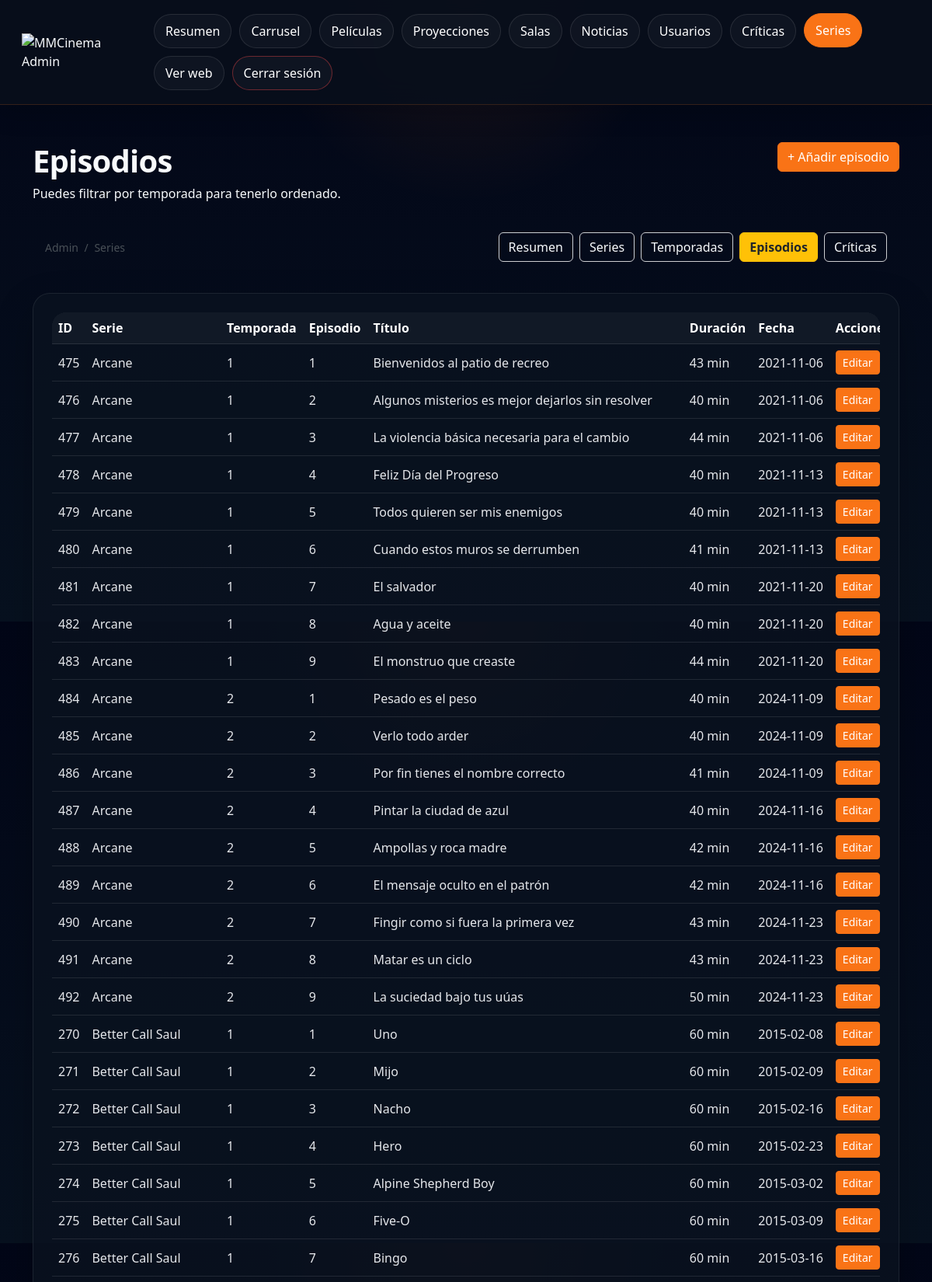
/admin/episodios.php (signed in, upper part), run on the app's committed database.
### tables this page shows
CREATE TABLE `episodio` (
  `id` int(11) NOT NULL,
  `id_temporada` int(11) NOT NULL,
  `numero_episodio` int(11) NOT NULL,
  `titulo` varchar(150) NOT NULL,
  `descripcion` text DEFAULT NULL,
  `duracion` int(11) DEFAULT NULL,
  `fecha_estreno` date DEFAULT NULL,
  `creado` timestamp NOT NULL DEFAULT current_timestamp()
);

CREATE TABLE `serie` (
  `id` int(11) NOT NULL,
  `titulo` varchar(150) NOT NULL,
  `sinopsis` text NOT NULL,
  `poster` varchar(255) DEFAULT NULL,
  `banner` varchar(255) DEFAULT NULL,
  `fecha_estreno` date DEFAULT NULL,
  `edad` varchar(20) DEFAULT NULL,
  `id_genero` int(11) DEFAULT NULL,
  `id_plataforma` int(11) DEFAULT NULL,
  `estado` enum('en_emision','finalizada','proximamente') DEFAULT 'en_emision',
  `destacada` tinyint(1) DEFAULT 0,
  `puntuacion` decimal(3,2) DEFAULT 0.00,
  `creado` timestamp NOT NULL DEFAULT current_timestamp(),
  `trailer` varchar(255) DEFAULT NULL
);

CREATE TABLE `temporada` (
  `id` int(11) NOT NULL,
  `id_serie` int(11) NOT NULL,
  `numero_temporada` int(11) NOT NULL,
  `titulo` varchar(150) DEFAULT NULL,
  `descripcion` text DEFAULT NULL,
  `poster` varchar(255) DEFAULT NULL,
  `fecha_estreno` date DEFAULT NULL,
  `creado` timestamp NOT NULL DEFAULT current_timestamp()
);

### admin/episodios.php (the view, shortened to what this page needs)
<?php
require_once("../config/conexion.php");
require_once(__DIR__ . "/includes/series_admin_ui.php");
$idTemporadaFiltro = isset($_GET['id_temporada']) ? (int)$_GET['id_temporada'] : 0;
$sql = "
    SELECT
        e.*,
        t.numero_temporada,
        s.titulo AS serie_titulo
    FROM episodio e
    INNER JOIN temporada t ON e.id_temporada = t.id
    INNER JOIN serie s ON t.id_serie = s.id
";
$params = [];
$sql .= " ORDER BY s.titulo ASC, t.numero_temporada ASC, e.numero_episodio ASC";
$stmt = $pdo->prepare($sql);
$stmt->execute($params);
$episodios = $stmt->fetchAll(PDO::FETCH_ASSOC);
?>
<!DOCTYPE html>
<html lang="es">
<head>
    <link rel="stylesheet" href="../assets/css/styles.css">
    <link href="https://cdn.jsdelivr.net/npm/bootstrap@5.3.3/dist/css/bootstrap.min.css" rel="stylesheet">
</head>
<body class="admin-body">
<?php require_once __DIR__ . "/admin_header.php"; ?>
<div class="container py-4 py-lg-5">
    <div class="admin-page-head">
        <div>
            <h1>Episodios</h1>
            <p>Puedes filtrar por temporada para tenerlo ordenado.</p>
        </div>
        <a href="agregar_episodio.php<?= $idTemporadaFiltro > 0 ? '?id_temporada=' . $idTemporadaFiltro : '' ?>" class="btn btn-primary">+ Añadir episodio</a>
    </div>
    <div class="admin-glass-card p-3 p-lg-4">
        <div class="admin-table-wrap">
            <table class="admin-table table align-middle mb-0">
                <thead>
                    <tr>
                        <th>ID</th>
                        <th>Serie</th>
                        <th>Temporada</th>
                        <th>Episodio</th>
                        <th>Título</th>
                        <th>Duración</th>
                        <th>Fecha</th>
                        <th>Acciones</th>
                    </tr>
                </thead>
                <tbody>
                    <?php foreach ($episodios as $episodio): ?>
                        <tr>
                            <td><?= (int)$episodio['id'] ?></td>
                            <td><?= htmlspecialchars($episodio['serie_titulo']) ?></td>
                            <td><?= (int)$episodio['numero_temporada'] ?></td>
                            <td><?= (int)$episodio['numero_episodio'] ?></td>
                            <td><?= htmlspecialchars($episodio['titulo']) ?></td>
                            <td><?= !empty($episodio['duracion']) ? (int)$episodio['duracion'] . ' min' : '—' ?></td>
                            <td><?= !empty($episodio['fecha_estreno']) ? htmlspecialchars($episodio['fecha_estreno']) : '—' ?></td>
                            <td>
                                <div class="acciones">
                                    <a href="editar_episodio.php?id=<?= (int)$episodio['id'] ?>" class="btn btn-sm btn-primary">Editar</a>
                                </div>
                            </td>
                        </tr>
                    <?php endforeach; ?>
                </tbody>
            </table>
        </div>
    </div>
</div>
</body>
</html>

### assets/css/base.css (style rules this page uses)
:root { --bg-main: #0f1116; --bg-secondary: #1b1e27; --bg-card: rgba(27, 30, 39, 0.88); --primary: #f97316; --primary-dark: #ea580c; --danger: #dc2626; --danger-dark: #b91c1c; --accent: #9333ea; --text-light: #f8fafc; --text-gray: #cbd5e1; --text-soft: #94a3b8; --border-soft: rgba(255,255,255,0.10); --border-card: rgba(255,255,255,0.08); --shadow-soft: 0 10px 30px rgba(0,0,0,0.28); --shadow-card: 0 14px 34px rgba(0,0,0,0.34); --shadow-card-hover: 0 20px 44px rgba(0,0,0,0.42); --radius-sm: 10px; --radius-md: 14px; --radius-lg: 18px; --ease-premium: cubic-bezier(0.22, 1, 0.36, 1); }
* { margin: 0; padding: 0; box-sizing: border-box; }
html { scroll-behavior: smooth; }
body { background: radial-gradient(circle at top, rgba(249,115,22,0.06), transparent 22%), linear-gradient(180deg, #0d1016 0%, #0b0d12 100%); color: var(--text-light); font-family: "Segoe UI", sans-serif; min-height: 100vh; position: relative; overflow-x: hidden; }
a { color: var(--primary); text-decoration: none; transition: color 0.22s ease; }
body, p, strong, em, li, small, label, td, th { color: var(--text-light) !important; }
h1, h2, h3, h4, h5, h6 { color: var(--text-light) !important; font-weight: 700; letter-spacing: -0.02em; }
header, main, footer, .navbar, .container, .hero, .card, .filtro-cartelera { position: relative; z-index: 2; }

### assets/css/components.css (style rules this page uses)
.btn-primary { background: var(--primary) !important; border: 1px solid var(--primary) !important; font-weight: 700; border-radius: 10px; transition: background-color 0.22s ease, border-color 0.22s ease, transform 0.28s var(--ease-premium), box-shadow 0.28s var(--ease-premium); }

### assets/css/admin.css (style rules this page uses)
.admin-body { background: radial-gradient(circle at top, rgba(249,115,22,0.10), transparent 26%), linear-gradient(180deg, #020617 0%, #07111f 100%); color: #fff; min-height: 100vh; }
.admin-page-head { display: flex; justify-content: space-between; align-items: flex-start; gap: 18px; margin-bottom: 22px; flex-wrap: wrap; }
.admin-page-head h1 { margin: 0; font-weight: 800; }
.admin-page-head p { margin: 6px 0 0; color: rgba(255,255,255,.65); }
.admin-glass-card { background: rgba(10, 18, 32, 0.84); border: 1px solid rgba(255,255,255,.08); border-radius: 22px; box-shadow: 0 20px 50px rgba(0,0,0,.22); }
.admin-table-wrap { width: 100%; overflow-x: auto; border-radius: 18px; }
.admin-table { width: 100%; border-collapse: collapse; table-layout: auto; background: rgba(255,255,255,0.02); }
.admin-table th, .admin-table td { padding: 14px 10px; vertical-align: middle; border-bottom: 1px solid rgba(255,255,255,0.10); white-space: nowrap; }
.admin-glass-card { background: rgba(10, 18, 32, 0.84) !important; }
.admin-glass-card .admin-table-wrap { background: transparent !important; }
.admin-glass-card .admin-table { background: transparent !important; }
.admin-glass-card .admin-table th { background: rgba(255,255,255,0.04) !important; color: #fff !important; font-weight: 600 !important; }
.admin-glass-card .admin-table tbody tr { background: transparent !important; transition: background 0.2s ease; }
.admin-glass-card .admin-table td { color: #e5e7eb !important; background: transparent !important; }

### data on the page
episodio: id "475", serie.titulo "Arcane", id_temporada.numero_temporada "1", numero_episodio "1", titulo "Bienvenidos al patio de recreo", duracion "43", fecha_estreno "2021-11-06"
episodio: id "476", serie.titulo "Arcane", id_temporada.numero_temporada "1", numero_episodio "2", titulo "Algunos misterios es mejor dejarlos sin resolver", duracion "40", fecha_estreno "2021-11-06"
episodio: id "477", serie.titulo "Arcane", id_temporada.numero_temporada "1", numero_episodio "3", titulo "La violencia básica necesaria para el cambio", duracion "44", fecha_estreno "2021-11-06"
episodio: id "478", serie.titulo "Arcane", id_temporada.numero_temporada "1", numero_episodio "4", titulo "Feliz Día del Progreso", duracion "40", fecha_estreno "2021-11-13"
episodio: id "479", serie.titulo "Arcane", id_temporada.numero_temporada "1", numero_episodio "5", titulo "Todos quieren ser mis enemigos", duracion "40", fecha_estreno "2021-11-13"
episodio: id "480", serie.titulo "Arcane", id_temporada.numero_temporada "1", numero_episodio "6", titulo "Cuando estos muros se derrumben", duracion "41", fecha_estreno "2021-11-13"
episodio: id "481", serie.titulo "Arcane", id_temporada.numero_temporada "1", numero_episodio "7", titulo "El salvador", duracion "40", fecha_estreno "2021-11-20"
episodio: id "482", serie.titulo "Arcane", id_temporada.numero_temporada "1", numero_episodio "8", titulo "Agua y aceite", duracion "40", fecha_estreno "2021-11-20"
episodio: id "483", serie.titulo "Arcane", id_temporada.numero_temporada "1", numero_episodio "9", titulo "El monstruo que creaste", duracion "44", fecha_estreno "2021-11-20"
episodio: id "484", serie.titulo "Arcane", id_temporada.numero_temporada "2", numero_episodio "1", titulo "Pesado es el peso", duracion "40", fecha_estreno "2024-11-09"
episodio: id "485", serie.titulo "Arcane", id_temporada.numero_temporada "2", numero_episodio "2", titulo "Verlo todo arder", duracion "40", fecha_estreno "2024-11-09"
episodio: id "486", serie.titulo "Arcane", id_temporada.numero_temporada "2", numero_episodio "3", titulo "Por fin tienes el nombre correcto", duracion "41", fecha_estreno "2024-11-09"
episodio: id "487", serie.titulo "Arcane", id_temporada.numero_temporada "2", numero_episodio "4", titulo "Pintar la ciudad de azul", duracion "40", fecha_estreno "2024-11-16"
episodio: id "488", serie.titulo "Arcane", id_temporada.numero_temporada "2", numero_episodio "5", titulo "Ampollas y roca madre", duracion "42", fecha_estreno "2024-11-16"
episodio: id "489", serie.titulo "Arcane", id_temporada.numero_temporada "2", numero_episodio "6", titulo "El mensaje oculto en el patrón", duracion "42", fecha_estreno "2024-11-16"
episodio: id "490", serie.titulo "Arcane", id_temporada.numero_temporada "2", numero_episodio "7", titulo "Fingir como si fuera la primera vez", duracion "43", fecha_estreno "2024-11-23"
episodio: id "491", serie.titulo "Arcane", id_temporada.numero_temporada "2", numero_episodio "8", titulo "Matar es un ciclo", duracion "43", fecha_estreno "2024-11-23"
episodio: id "492", serie.titulo "Arcane", id_temporada.numero_temporada "2", numero_episodio "9", titulo "La suciedad bajo tus uúas", duracion "50", fecha_estreno "2024-11-23"
episodio: id "270", serie.titulo "Better Call Saul", id_temporada.numero_temporada "1", numero_episodio "1", titulo "Uno", duracion "60", fecha_estreno "2015-02-08"
episodio: id "271", serie.titulo "Better Call Saul", id_temporada.numero_temporada "1", numero_episodio "2", titulo "Mijo", duracion "60", fecha_estreno "2015-02-09"
episodio: id "272", serie.titulo "Better Call Saul", id_temporada.numero_temporada "1", numero_episodio "3", titulo "Nacho", duracion "60", fecha_estreno "2015-02-16"
episodio: id "273", serie.titulo "Better Call Saul", id_temporada.numero_temporada "1", numero_episodio "4", titulo "Hero", duracion "60", fecha_estreno "2015-02-23"
episodio: id "274", serie.titulo "Better Call Saul", id_temporada.numero_temporada "1", numero_episodio "5", titulo "Alpine Shepherd Boy", duracion "60", fecha_estreno "2015-03-02"
episodio: id "275", serie.titulo "Better Call Saul", id_temporada.numero_temporada "1", numero_episodio "6", titulo "Five-O", duracion "60", fecha_estreno "2015-03-09"
episodio: id "276", serie.titulo "Better Call Saul", id_temporada.numero_temporada "1", numero_episodio "7", titulo "Bingo", duracion "60", fecha_estreno "2015-03-16"
